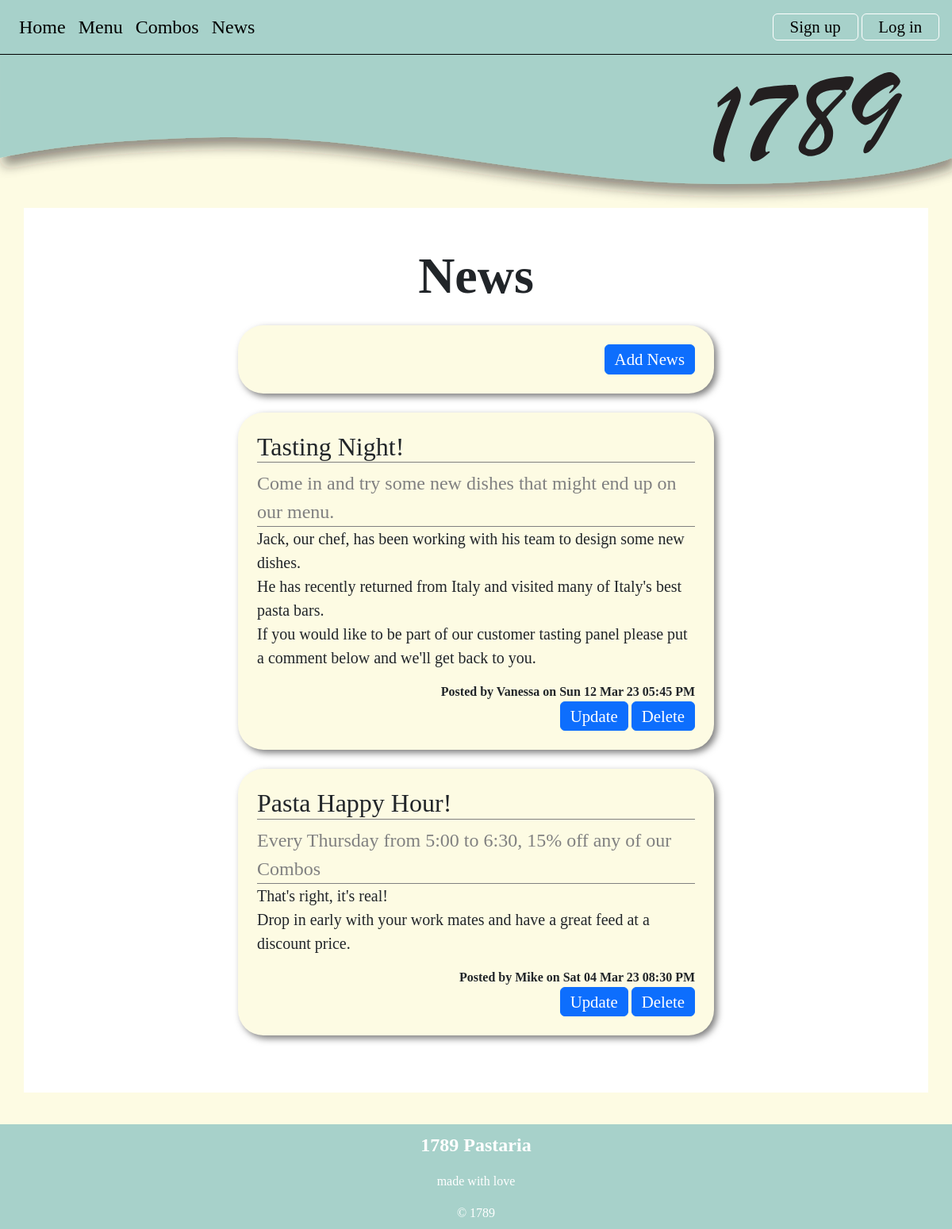
Page /news on the committed database.
### tables this page shows
CREATE TABLE news(
    news_id integer primary key autoincrement not null,
    title text not null unique,
    subtitle text not null unique,
    content text not null unique,
    newsdate date not null,
    member_id integer not null,
    foreign key(member_id) references member(member_id)
);

CREATE TABLE member(
    member_id integer primary key autoincrement not null,
    name text not null,
    email text not null unique,
    password text not null,
    authorisation integer not null
);

### server.py (the view)
@app.route('/news')
def news():
    sql = """select news.news_id, news.title, news.subtitle, news.content, news.newsdate, member.name
       from news
       join member on news.member_id= member.member_id
       order by news.newsdate desc;
       """
    result = run_search_query_tuples(sql, (), db_path, True)
    print(result)
    return render_template("news.html", news=result)

### db_functions.py (called while the page is built)
def run_search_query_tuples(sql_query,values_tuple, file_path, rowfactory=False):
    result = None
    try:
        db = sqlite3.connect(file_path)
        if rowfactory:
            db.row_factory = sqlite3.Row
        cursor = db.cursor()
        cursor.execute(sql_query,values_tuple)
        result = cursor.fetchall()
        cursor.close()
    except sqlite3.Error as error:
        print("Error running search query tuples: {}".format(error))
        return None
    db.close()
    if result is None:
        print("No search values were found")
    return result

### server.py (called while the page is built)
@app.template_filter()
def news_date(sqlite_dt):
    x = datetime.strptime(sqlite_dt, '%Y-%m-%d %H:%M:%S')
    return x.strftime("%a %d %b %y %I:%M %p")

### templates/news.html (shortened to what this page needs)
{% extends "layout.html" %}
{% block banner %}
static/images/small_banner.svg
{% endblock %}
{% block content %}
<div class="container-lg py-sm-5 py-1">
     <h1> News</h1>
    <div class="news p-4 my-4 text-end">
        <a class="btn btn-primary" href="">Add News</a>
    </div>
    {% for row in news %}
    <div class="news p-4 my-4">
    <h2> {{ row['title'] }}</h2>
        <div class="subtitle"> {{ row['subtitle'] }}</div>
        <p class="news-text"> {{ row['content'] | replace("\n", "<br>") | safe}} </p>
        <div class="news-meta">Posted by {{ row['name'] }} on {{ row['newsdate'] | news_date }}</div>
        <div class="news-meta">
            <a class="btn btn-primary" href="">Update</a>
            <a class="btn btn-primary" href="">Delete</a>
        </div>
    </div>
    {% endfor %}
</div>
{% endblock %}

### templates/layout.html (shortened to what this page needs)
<!DOCTYPE html>
<html lang="en">
<head>
<link href="https://cdn.jsdelivr.net/npm/bootstrap@5.2.3/dist/css/bootstrap.min.css" rel="stylesheet">
<link rel="stylesheet" href="static/styles.css">
</head>
<body>
 <div class="container-fluid">
     <nav class="navbar navbar-expand-lg px-3 py-2">
    <div class="collapse navbar-collapse" id="collapsibleNavbar">
      <ul class="navbar-nav">
        <li class="nav-item">
          <a class="nav-link" href="{{ url_for('index') }}">Home</a>
        </li>
        <li class="nav-item">
          <a class="nav-link" href="{{ url_for('menu') }}">Menu</a>
        </li>
        <li class="nav-item">
          <a class="nav-link" href="{{ url_for('combos') }}">Combos</a>
        </li>
        <li class="nav-item">
            <a class="nav-link" href="{{ url_for('news') }}">News</a>
        </li>
      </ul>
<div class="ms-auto">
     <a class="nav-link btn btn-outline" href="{{ url_for('signup') }}">Sign up</a>
    <a class="nav-link btn btn-outline" href="">Log in</a></div>
    </div>
</nav>
    <img class="img-fluid" src="{% block banner %}{% endblock %}">
</div>
{% block content %}
 {% endblock %}
<footer class="container-fluid footer-content">
        <p> 1789 Pastaria</p>
        <p>made with love</p>
        <div>&copy; 1789</div>
</footer>
</body>
</html>

### static/styles.css (style rules this page uses)
:root { --brand-paper: rgb(253,251,227); --brand-green: rgb(167,209,202); --brand-green-pale: rgb(223,237,224); }
body { font-family: 'Cormorant Garamond', serif; font-size: 100%; background-color: var(--brand-paper); margin:0; }
h1 { font-size: 4em; text-align: center; font-weight: 600; margin: 0; }
h2 { border-bottom: 1px solid gray; }
.container-fluid { border: 0px solid blue; padding:0; }
.container-lg { border: 0px solid pink; background-color: rgb(255,255,255); overflow: auto; margin-bottom: 2.5em; }
.subtitle { font-size: 1.5em; border-bottom: 1px solid gray; color: gray; }
.news { max-width: 600px; margin: auto; background-color: var(--brand-paper); border-radius: 2em; filter: drop-shadow(0.25em 0.25em 0.25em rgba(0,0,0,0.5)); }
.news-text { font-size: 1.25em; }
.news-meta { text-align: end; font-weight: bold; }
.footer-content { background-color: var(--brand-green); text-align: center; padding: 0.5em 0 0.5em 0; color:white; }
.footer-content p:first-child { font-weight: 600; font-size: 1.5em; }
.navbar { background-color: var(--brand-green); border-bottom: 1px solid black; }
.nav-link { font-size: 1.5em; color:black; }
nav .btn-outline { display: inline-block; }
.btn-outline { border: 1px solid white; padding: 0 1em; }
.btn { font-size: 1.3em; --bs-btn-padding-y:0.1em; }

### rows in the picture
news: title "Tasting Night!", subtitle "Come in and try some new dishes that might end up on our menu.", content "Jack, our chef, has been working with his team to design some new dishes. He has recently returned from Italy and visited many of Italy's best pasta bars. If you would like to be part of our customer tasting panel please put a comment below and we'll get back to you.", name "Vanessa", newsdate|news_date "Sun 12 Mar 23 05:45 PM"
news: title "Pasta Happy Hour!", subtitle "Every Thursday from 5:00 to 6:30, 15% off any of our Combos", content "That's right, it's real! Drop in early with your work mates and have a great feed at a discount price.", name "Mike", newsdate|news_date "Sat 04 Mar 23 08:30 PM"
